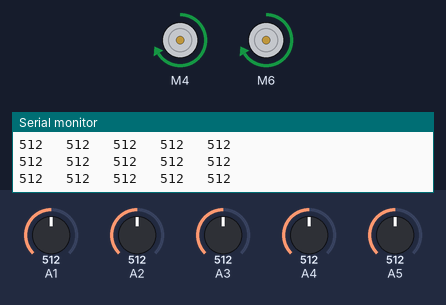
A sketch run on a simulated Arduino Uno, built with avr-gcc and run on an emulated ATmega328P. Parts: 2 × DC motor (green arrow = forward, orange = backward, longer = faster), the last lines printed to the serial monitor. Inputs (shaded band) come from the test bench; at power-on: A2 = 512, A4 = 512, A3 = 512, A1 = 512, A5 = 512.

Above: at 1.2 s.
1.3 s: A2 set to 105
At 2.4 s:
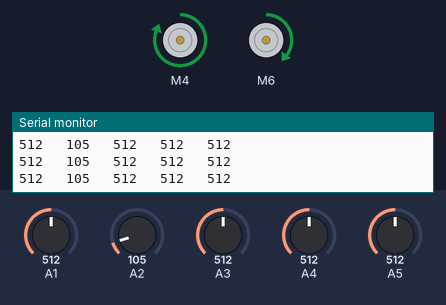
2.8 s: A2 set to 95
At 4.0 s:
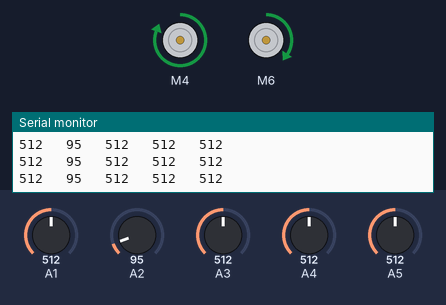
4.3 s: A4 set to 105
At 4.9 s:
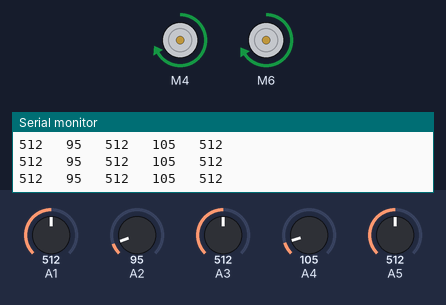
5.9 s: A4 set to 90
At 6.2 s:
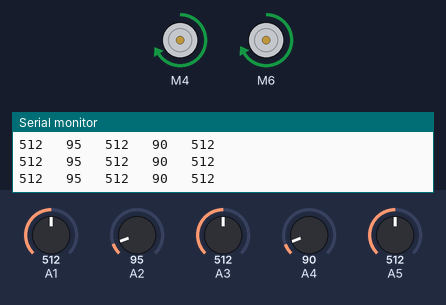
7.4 s: A2 set to 306
At 8.0 s:
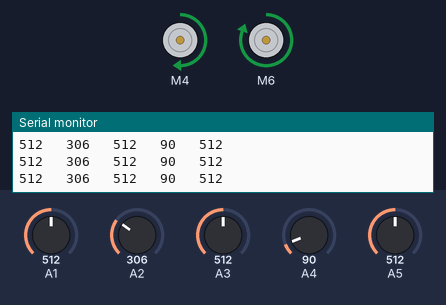
8.9 s: A3 set to 716
At 9.6 s:
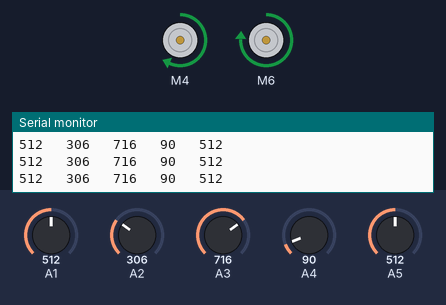
Timing chart, 0 to 11.4 s (numbered marks = the images above; inputs shaded):
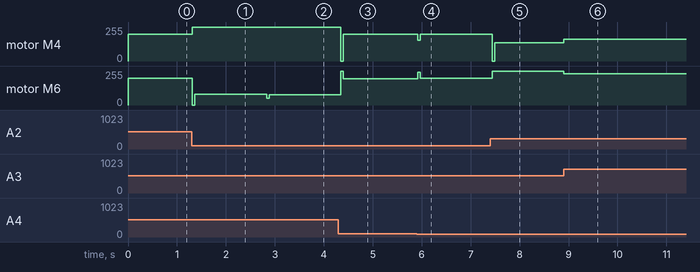

The sketch:

lineFollower.ino
```cpp
/*
 Sample Line Following Code for the Robojunkies LF-2 robot
*/

#include <SparkFun_TB6612.h>

#define AIN1 4
#define BIN1 6
#define AIN2 3
#define BIN2 7
#define PWMA 9
#define PWMB 10
#define STBY 5

// these constants are used to allow you to make your motor configuration
// line up with function names like forward.  Value can be 1 or -1
const int offsetA = 1;
const int offsetB = 1;

// Initializing motors.  The library will allow you to initialize as many
// motors as you have memory for.  If you are using functions like forward
// that take 2 motors as arguements you can either write new functions or
// call the function more than once.

Motor motor1 = Motor(AIN1, AIN2, PWMA, offsetA, STBY);
Motor motor2 = Motor(BIN1, BIN2, PWMB, offsetB, STBY);


int P, D, I, previousError, PIDvalue, error;
int lsp, rsp;
int lfspeed = 200;

float Kp = 0;
float Kd = 0;
float Ki = 0 ;


int minValues[6], maxValues[6], threshold[6];

void setup()
{
  Serial.begin(9600);
  pinMode(11, INPUT_PULLUP);
  pinMode(12, INPUT_PULLUP);
}


void loop()
{
  /*
  while (digitalRead(11)) {}
  delay(1000);
  calibrate();
  while (digitalRead(12)) {}
  delay(1000);
  */

  while (1)
  {
    if (analogRead(1) > threshold[1] && analogRead(5) < threshold[5] )
    {
      lsp = 0; rsp = lfspeed;
      motor1.drive(0);
      motor2.drive(lfspeed);
    }

    else if (analogRead(5) > threshold[5] && analogRead(1) < threshold[1])
    { lsp = lfspeed; rsp = 0;
      motor1.drive(lfspeed);
      motor2.drive(0);
    }
    else if (analogRead(3) > threshold[3])
    {
      Kp = 0.0006 * (1000 - analogRead(3));
      Kd = 10 * Kp;
      //Ki = 0.0001;
      linefollow();
    }
  }
}

void linefollow()
{
  int error = (analogRead(2) - analogRead(4));

  P = error;
  I = I + error;
  D = error - previousError;

  PIDvalue = (Kp * P) + (Ki * I) + (Kd * D);
  previousError = error;

  lsp = lfspeed - PIDvalue;
  rsp = lfspeed + PIDvalue;

  if (lsp > 255) {
    lsp = 255;
  }
  if (lsp < 0) {
    lsp = 0;
  }
  if (rsp > 255) {
    rsp = 255;
  }
  if (rsp < 0) {
    rsp = 0;
  }
  motor1.drive(lsp);
  motor2.drive(rsp);

  int sensorValue1 = analogRead(A1);
  int sensorValue2 = analogRead(A2);
  int sensorValue3 = analogRead(A3);
  int sensorValue4 = analogRead(A4);
  int sensorValue5 = analogRead(A5);

  // print out the value you read:

  Serial.print(sensorValue1);
  Serial.print("   ");
  Serial.print(sensorValue2);
  Serial.print("   ");
  Serial.print(sensorValue3);
  Serial.print("   ");
  Serial.print(sensorValue4);
  Serial.print("   ");
  Serial.print(sensorValue5);
  Serial.println(" ");
  delay(50);

}

void calibrate()
{
  for ( int i = 1; i < 6; i++)
  {
    minValues[i] = analogRead(i);
    maxValues[i] = analogRead(i);
  }

  for (int i = 0; i < 3000; i++)
  {
    motor1.drive(50);
    motor2.drive(-50);

    for ( int i = 1; i < 6; i++)
    {
      if (analogRead(i) < minValues[i])
      {
        minValues[i] = analogRead(i);
      }
      if (analogRead(i) > maxValues[i])
      {
        maxValues[i] = analogRead(i);
      }
    }
  }

  for ( int i = 1; i < 6; i++)
  {
    threshold[i] = (minValues[i] + maxValues[i]) / 2;
    Serial.print(threshold[i]);
    Serial.print("   ");
  }
  Serial.println();

  motor1.drive(0);
  motor2.drive(0);
}
```

Measured:
- after the input at 1.3 s, motor M4: forward 200/255 → forward 255/255 at once; motor M6: forward 200/255 → forward 81/255 at once
- after the input at 2.8 s, motor M6: forward 81/255 → forward 78/255 at once
- after the input at 4.3 s, motor M4: forward 255/255 → forward 202/255 after 0.05 s; motor M6: forward 78/255 → forward 198/255 after 0.05 s
- after the input at 5.9 s, motor M4: forward 202/255 → forward 199/255 at once; motor M6: forward 198/255 → forward 201/255 at once
- after the input at 7.4 s, motor M4: forward 199/255 → forward 137/255 at once; motor M6: forward 201/255 → forward 255/255 at once
- after the input at 8.9 s, motor M4: forward 137/255 → forward 164/255 at once; motor M6: forward 255/255 → forward 236/255 at once
